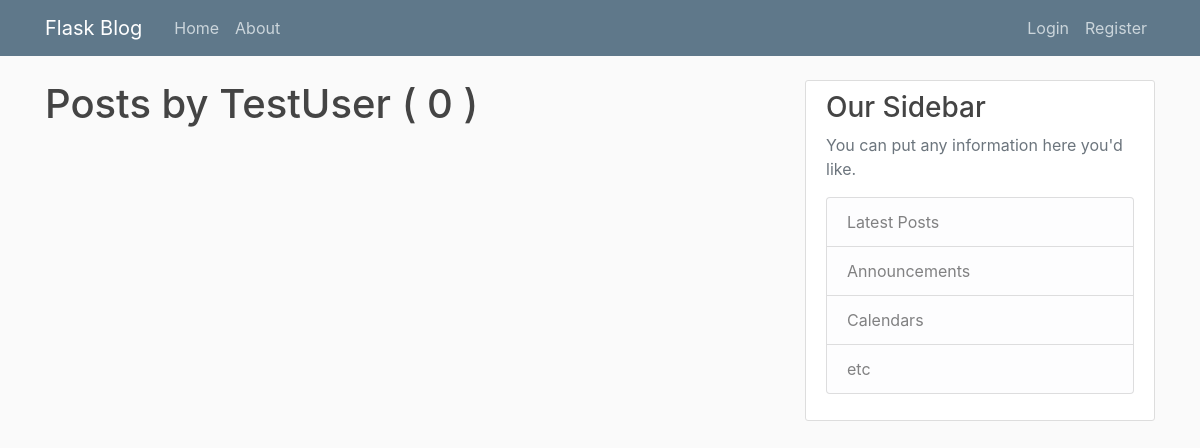
Page /user/TestUser on the earlier database version.
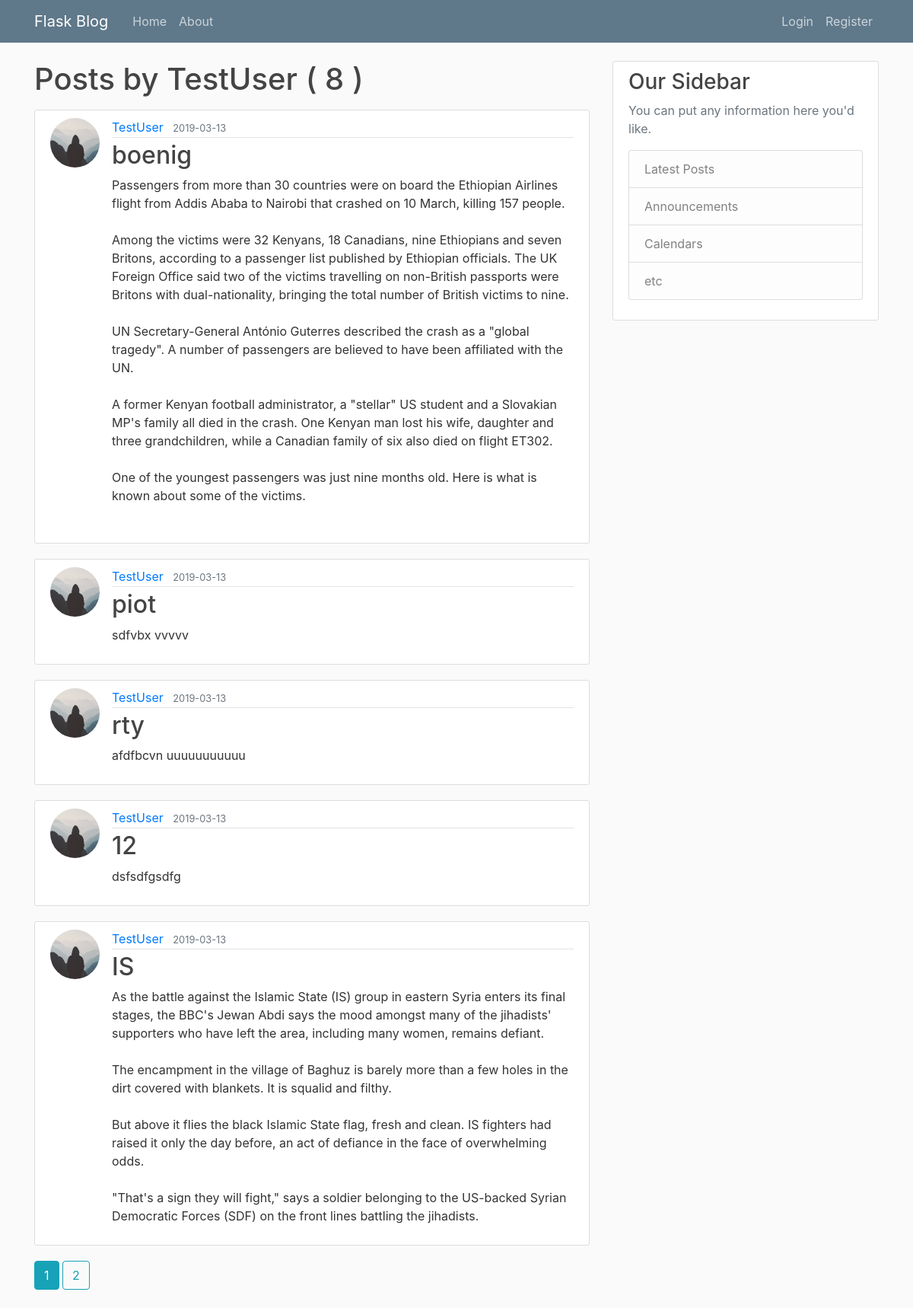
Same page on the later database version.
### flaskblog/models.py (models this page shows, shortened)
class User(db.Model, UserMixin):
    id = db.Column(db.Integer, primary_key=True) #user ID is an integer and this will be our pirimary_key
    username = db.Column(db.String(20), unique=True, nullable=False) #we assumed that username will be max 20 character long. username must be unique and cannot have value NULL
    email = db.Column(db.String(120), unique=True, nullable=False) #we assumed that email will be max 120 character long. email must be unique and cannot have value NULL
    image_file = db.Column(db.String(20), nullable=False, default='default.jpg') #we assumed that user profile picture name will be max 20 character long.
    password = db.Column(db.String(60), nullable=False)
    posts = db.relationship('Post', backref='author', lazy=True)

class Post(db.Model):
    id = db.Column(db.Integer, primary_key=True) #
    title = db.Column(db.String(100), nullable=False)
    date_posted = db.Column(db.DateTime, nullable=False, default = datetime.utcnow) # datetime.utcnow is without parenthis () because we want to pass function (not a value of this executed function)
    content = db.Column(db.Text, nullable=False)
    user_id = db.Column(db.Integer, db.ForeignKey('user.id'), nullable=False)

### flaskblog/routes.py (the view)
@app.route("/user/<string:username>")
def user_posts(username):
    page = request.args.get('page', 1, type=int) # default page is page '1', type int is for
    user = User.query.filter_by(username = username).first_or_404() #If you will get None then return code 404
    posts = Post.query.filter_by(author=user)\
        .order_by(Post.date_posted.desc())\
        .paginate(page=page, per_page=5) #create post variable that will use paginate and order posts (latest first)
    return render_template('user_posts.html', posts= posts, user=user)

### flaskblog/templates/user_posts.html (shortened to what this page needs)
{% extends "layout.html" %}
{% block content %}
    <h1 class="mb-3"> Posts by {{ user.username }} ( {{ posts.total }} ) </h1>
    {% for post in posts.items %}
        <article class="media content-section">
          <img class="rounded-circle article-img" src="{{ url_for('static', filename = 'profile_pics/' + post.author.image_file) }}">
          <div class="media-body">
            <div class="article-metadata">
              <a class="mr-2" href=" {{ url_for('user_posts', username= post.author.username) }} ">{{ post.author.username }}</a>
              <small class="text-muted">{{ post.date_posted.strftime('%Y-%m-%d') }}</small>
            </div>
            <h2><a class="article-title" href="{{ url_for('post', post_id = post.id) }}">{{ post.title }}</a></h2>
            <p class="article-content">{{ post.content }}</p>
          </div>
        </article>
    {% endfor %}
    {% for page_num in posts.iter_pages(left_edge=1, right_edge=1, left_current=1, right_current=2) %}
        {% if page_num %}
            {% if posts.page == page_num %}
                <a class = "btn btn-info mb-4" href="{{ url_for('user_posts', username=user.username, page = page_num)}}">{{ page_num}}</a>
            {% else %}
                <a class = "btn btn-outline-info mb-4" href="{{ url_for('user_posts', username=user.username, page = page_num)}}">{{ page_num}}</a>
            {% endif %}
        {% endif %}
    {% endfor %}
{% endblock content %}

### flaskblog/templates/layout.html (shortened to what this page needs)
<!DOCTYPE html>
<html>
<head>
    <link rel="stylesheet" href="https://maxcdn.bootstrapcdn.com/bootstrap/4.0.0/css/bootstrap.min.css">
    <link rel="stylesheet" type="text/css" href="{{ url_for('static', filename='main.css') }}">
</head>
<body>
    <header class="site-header">
      <nav class="navbar navbar-expand-md navbar-dark bg-steel fixed-top">
        <div class="container">
          <a class="navbar-brand mr-4" href="/">Flask Blog</a>
          <div class="collapse navbar-collapse" id="navbarToggle">
            <div class="navbar-nav mr-auto">
              <a class="nav-item nav-link" href="{{ url_for('home') }}">Home</a>
              <a class="nav-item nav-link" href="{{ url_for('about') }}">About</a>
            </div>
            <div class="navbar-nav">
              {% if current_user.is_authenticated %}
                     <a class="nav-item nav-link" href="{{ url_for('new_post') }}">New post</a>
                     <a class="nav-item nav-link" href="{{ url_for('account') }}">Account</a>
                     <a class="nav-item nav-link" href="{{ url_for('logout') }}">Logout</a>
              {% else %}
                  <a class="nav-item nav-link" href="{{ url_for('login') }}">Login</a>
                  <a class="nav-item nav-link" href="{{ url_for('register') }}">Register</a>
              {% endif %}
            </div>
          </div>
        </div>
      </nav>
    </header>
    <main role="main" class="container">
      <div class="row">
        <div class="col-md-8">
          {% block content %}{% endblock %}
        </div>
        <div class="col-md-4">
          <div class="content-section">
            <h3>Our Sidebar</h3>
            <p class='text-muted'>You can put any information here you'd like.
              <ul class="list-group">
                <li class="list-group-item list-group-item-light">Latest Posts</li>
                <li class="list-group-item list-group-item-light">Announcements</li>
                <li class="list-group-item list-group-item-light">Calendars</li>
                <li class="list-group-item list-group-item-light">etc</li>
              </ul>
            </p>
          </div>
        </div>
      </div>
    </main>
</body>
</html>

### flaskblog/static/main.css (style rules this page uses)
body { background: #fafafa; color: #333333; margin-top: 5rem; }
h1, h2, h3, h4, h5, h6 { color: #444444; }
.bg-steel { background-color: #5f788a; }
.site-header .navbar-nav .nav-link { color: #cbd5db; }
.content-section { background: #ffffff; padding: 10px 20px; border: 1px solid #dddddd; border-radius: 3px; margin-bottom: 20px; }
.article-title { color: #444444; }
.article-content { white-space: pre-line; }
.article-img { height: 65px; width: 65px; margin-right: 16px; }
.article-metadata { padding-bottom: 1px; margin-bottom: 4px; border-bottom: 1px solid #e3e3e3 }

Differences in the rows shown:
added Post: image_file (placeholder picture), author.username "TestUser", date_posted "2019-03-13", title "boenig", content "Passengers from more than 30 countries were on board the Ethiopian Airlines flight from Addis Ababa to Nairobi that crashed on 10 March, killing 157 people. Among the victims were 32 Kenyans, 18 Canadians, nine Ethiopians and seven Britons, according to a passenger list published by Ethiopian officials. The UK Foreign Office said two of the victims travelling on non-British passports were Britons with dual-nationality, bringing the total number of British victims to nine. UN Secretary-General António Guterres described the crash as a \"global tragedy\". A number of passengers are believed to have been affiliated with the UN. A former Kenyan football administrator, a \"stellar\" US student and a…"
added Post: image_file (placeholder picture), author.username "TestUser", date_posted "2019-03-13", title "piot", content "sdfvbx vvvvv"
added Post: image_file (placeholder picture), author.username "TestUser", date_posted "2019-03-13", title "rty", content "afdfbcvn uuuuuuuuuuu"
added Post: image_file (placeholder picture), author.username "TestUser", date_posted "2019-03-13", title "12", content "dsfsdfgsdfg"
added Post: image_file (placeholder picture), author.username "TestUser", date_posted "2019-03-13", title "IS", content "As the battle against the Islamic State (IS) group in eastern Syria enters its final stages, the BBC's Jewan Abdi says the mood amongst many of the jihadists' supporters who have left the area, including many women, remains defiant. The encampment in the village of Baghuz is barely more than a few holes in the dirt covered with blankets. It is squalid and filthy. But above it flies the black Islamic State flag, fresh and clean. IS fighters had raised it only the day before, an act of defiance in the face of overwhelming odds. \"That's a sign they will fight,\" says a soldier belonging to the US-backed Syrian Democratic Forces (SDF) on the front lines battling the jihadists."
Other differences:
{{ posts.total }}: "0" → "8"
new list line: "1"
new list line: "2"
